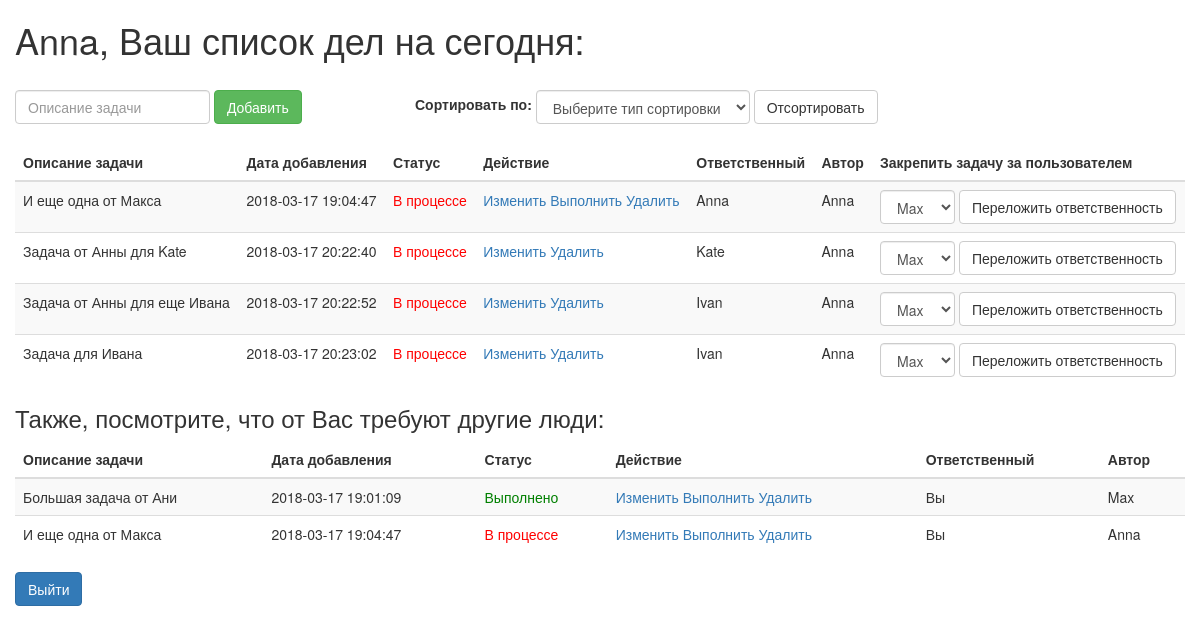
The page /tasks.php (signed in) on the database its author committed.
### tables this page shows
CREATE TABLE `task` (
  `id` int(11) NOT NULL,
  `user_id` int(11) NOT NULL,
  `assigned_user_id` int(11) DEFAULT NULL,
  `description` text NOT NULL,
  `is_done` tinyint(4) NOT NULL DEFAULT '0',
  `date_added` datetime NOT NULL DEFAULT CURRENT_TIMESTAMP
);

CREATE TABLE `user` (
  `id` int(11) NOT NULL,
  `login` varchar(50) NOT NULL,
  `password` varchar(255) NOT NULL,
  `hash_password` varchar(255) NOT NULL
);

### users.model.php (called while the page is built, shortened)
<?php
function getAllUsers($id) {
    $db = connectDB();
    $users = $db->query("SELECT id, login FROM user WHERE id <> $id");
    return $users;
}
function getUserByLogin($login) {
    $db = connectDB();
    $sql = "SELECT id, login, hash_password FROM user WHERE `login` = :login";
    $query = $db->prepare($sql);
    $query->bindParam(':login', $login, PDO::PARAM_STR);
    $query->execute();
    if ($user = $query->fetch(PDO::FETCH_ASSOC)) {
        return $user;
    }
    return false;
}

### tasks.model.php (called while the page is built, shortened)
<?php
function getUserTasks($user_id, $sortOfType) {
    $db = connectDB();
    if (isset($sortOfType)) {
        switch ($sortOfType) {
            case 'date_created':
                $query = $db->prepare("SELECT a.*, b.login, c.login AS assignee FROM task AS a
                LEFT JOIN user AS b ON (a.user_id = b.id)
                LEFT JOIN user AS c ON (a.assigned_user_id = c.id)
                WHERE a.user_id = :user_id
                ORDER BY a.date_added ASC");
                $query->bindParam(':user_id', $user_id, PDO::FETCH_ASSOC);
                $query->execute();
                return $query->fetchAll();
            break;
            case 'status':
                $query = $db->prepare("SELECT a.*, b.login, c.login AS assignee FROM task AS a
                LEFT JOIN user AS b ON (a.user_id = b.id)
                LEFT JOIN user AS c ON (a.assigned_user_id = c.id)
                WHERE a.user_id = :user_id
                ORDER BY a.is_done DESC");
                $query->bindParam(':user_id', $user_id, PDO::FETCH_ASSOC);
                $query->execute();
                return $query->fetchAll();
            break;
            case 'description':
                $query = $db->prepare("SELECT a.*, b.login, c.login AS assignee FROM task AS a
                LEFT JOIN user AS b ON (a.user_id = b.id)
                LEFT JOIN user AS c ON (a.assigned_user_id = c.id)
                WHERE a.user_id = :user_id
                ORDER BY a.description ASC");
                $query->bindParam(':user_id', $user_id, PDO::FETCH_ASSOC);
                $query->execute();
                return $query->fetchAll();
            break;
        }
    }
    else {
        $query = $db->prepare("SELECT a.*, b.login, c.login AS assignee FROM task AS a
        LEFT JOIN user AS b ON (a.user_id = b.id)
        LEFT JOIN user AS c ON (a.assigned_user_id = c.id)
        WHERE a.user_id = :user_id");
        $query->bindParam(':user_id', $user_id, PDO::FETCH_ASSOC);
        $query->execute();
        return $query->fetchAll();
    }
}
function getAssignedTasks($user_id) {
    $db = connectDB();
    $query = $db->prepare("SELECT a.*, b.login FROM task AS a LEFT JOIN user AS b ON (a.user_id = b.id) WHERE a.assigned_user_id = :user_id");
    $query->bindParam(':user_id', $user_id, PDO::PARAM_INT);
    $query->execute();
    return $query->fetchAll();
}

### tasks.php (the view, shortened to what this page needs)
<?php
require_once 'tasks.model.php';
require_once 'users.model.php';
if (!isAuthorized()) {
    http_response_code(403);
    die();
} else {
    $user = getUserByLogin($_SESSION['user']);
}
?>
<!DOCTYPE html>
<html lang="ru">
    <head>
        <link rel="stylesheet" href="https://maxcdn.bootstrapcdn.com/bootstrap/3.3.7/css/bootstrap.min.css">
    </head>
    <body>
        <div class="container-fluid">
            <div class="row">
                <div class="col-lg-12">
                    <h1><?php echo $_SESSION['user']?>, Ваш список дел на сегодня:</h1>
                    <div class="row" style="padding: 20px 0;">
                        <div class="col-lg-4">
                            <form method="POST" action="" class="form-inline">
                                <?php
                                if (!empty($_GET['action']) && ( $_GET['action'] == 'update' )) {
                                    $update = getTaskById($_GET['id']);
                                    ?>
                                    <div class="form-group">
                                        <input type="text" name="description" placeholder="Описание задачи" value="<?= $update['description'] ?>" class="form-control">
                                        <input type="hidden" name="id" value="<?= $update['id'] ?>">
                                        <button type="submit" name="action" value="update" class="btn btn-success">Сохранить</button>
                                    </div>
                                    <?php
                                } else {
                                    ?>
                                    <div class="form-group">
                                        <input type="text" name="description" placeholder="Описание задачи" value="" class="form-control">
                                        <button type="submit" name="action" value="add" class="btn btn-success">Добавить</button>
                                    </div>
                                    <?php
                                }
                                ?>
                            </form>
                        </div>
                        <div class="col-lg-8">
                            <form method="POST" class="form-inline">
                                <div class="form-group">
                                    <label for="sort">Сортировать по:</label>
                                    <select name="sort_by" id="sort" class="form-control">
                                        <option selected disabled>Выберите тип сортировки</option>
                                    </select>
                                </div>
                                <div class="form-group">
                                    <input type="submit" name="sort" value="Отсортировать" class="btn btn-default">
                                </div>
                            </form>
                        </div>
                    </div>
                    <table class="table table-striped m-t-xl">
                        <thead>
                        <tr>
                            <th>Описание задачи</th>
                            <th>Дата добавления</th>
                            <th>Статус</th>
                            <th>Действие</th>
                            <th>Ответственный</th>
                            <th>Автор</th>
                            <th>Закрепить задачу за пользователем</th>
                        </tr>
                        </thead>
                        <tbody>
                        <tr>
                            <?php
                            if (isset($_POST['sort_by'])) {
                                $tasks = getUserTasks($_SESSION['user_id'], $_POST['sort_by']);
                            } else {
                                $tasks = getUserTasks($_SESSION['user_id'], null);
                            }
                            foreach ($tasks as $task) {
                            $status = ($task['is_done'] == 1) ? 'Выполнено' : 'В процессе';
                            $color = ($task['is_done'] == 1) ? 'green' : 'red';
                            ?>
                            <td><?= $task['description'] ?></td>
                            <td><?= $task['date_added'] ?></td>
                            <td style="color: <?= $color ?>"><?= $status ?></td>
                            <td>
                                <a href="?id=<?= $task['id'] ?>&action=update">Изменить</a>
                                <?php
                                if ($task['assigned_user_id'] == $task['user_id'] || $task['assigned_user_id'] === NULL) {
                                    ?>
                                    <a href="?id=<?= $task['id'] ?>&action=complete">Выполнить</a>
                                    <?php
                                }
                                ?>
                                <a href="?id=<?= $task['id'] ?>&action=delete">Удалить</a>
                            </td>
                            <td><?= ($task['assigned_user_id'] === NULL) ? 'Вы' : $task['assignee'] ?></td>
                            <td><?= $task['login'] ?></td>
                            <td>
                                <form method="POST" class="form-inline">
                                    <div class="form-group">
                                        <select name="assignee" class="form-control">
                                            <?php
                                            $users = getAllUsers($_SESSION['user_id']);
                                            while ($user = $users->fetch(PDO::FETCH_ASSOC)) {
                                                ?>
                                                <option value="<?= $user['id'] ?>"><?= $user['login'] ?></option>
                                                <?php
                                            }
                                            ?>
                                        </select>
                                    </div>
                                    <div class="form-group">
                                        <button type="submit" name="action" value="assign" class="btn btn-default">
                                            Переложить ответственность
                                        </button>
                                    </div>
                                </form>
                            </td>
                        </tr>
                        <?php
                        }
                        ?>
                        </tbody>
                    </table>
                    <h3>Также, посмотрите, что от Вас требуют другие люди:</h3>
                    <table class="table table-striped">
                        <thead>
                        <tr>
                            <th>Описание задачи</th>
                            <th>Дата добавления</th>
                            <th>Статус</th>
                            <th>Действие</th>
                            <th>Ответственный</th>
                            <th>Автор</th>
                        </tr>
                        </thead>
                        <tbody>
                        <tr>
                            <?php
                            $tasks = getAssignedTasks($_SESSION['user_id']);
                            foreach ($tasks as $task) {
                            $status = ($task['is_done'] == 1) ? 'Выполнено' : 'В процессе';
                            $color = ($task['is_done'] == 1) ? 'green' : 'red';
                            ?>
                            <td><?= $task['description'] ?></td>
                            <td><?= $task['date_added']?></td>
                            <td style="color: <?= $color?>"><?= $status?></td>
                            <td>
                                <a href="?id=<?=$task['id']?>&action=update">Изменить</a>
                                <a href="?id=<?=$task['id']?>&action=complete">Выполнить</a>
                                <a href="?id=<?=$task['id']?>&action=delete">Удалить</a>
                            </td>
                            <td>Вы</td>
                            <td><?= $task['login']?></td>
                        </tr>
                        <?php
                        }
                        ?>
                        </tbody>
                    </table>
                    <a href="logout.php" class="btn btn-primary">Выйти</a>
                </div>
            </div>
        </div>
    </body>
</html>

### rows shown on the page
task: description "И еще одна от Макса", date_added "2018-03-17 19:04:47", is_done "В процессе", user.login "Anna"
task: description "Задача от Анны для Kate", date_added "2018-03-17 20:22:40", is_done "В процессе", user.login "Kate", user.login "Anna"
task: description "Задача от Анны для еще Ивана", date_added "2018-03-17 20:22:52", is_done "В процессе", user.login "Ivan", user.login "Anna"
task: description "Задача для Ивана", date_added "2018-03-17 20:23:02", is_done "В процессе", user.login "Ivan", user.login "Anna"
task: description "Большая задача от Ани", date_added "2018-03-17 19:01:09", is_done "Выполнено", user.login "Max"

### other values the page prints
$_SESSION['user'] "Anna"
form field assignee "Max"
